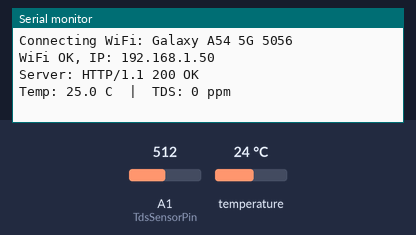
A sketch run on a simulated Arduino Uno R4 WiFi. Parts: the last lines printed to the serial monitor. The test bench sets the inputs (shaded band); at power-on: temperature 24 °C, A1 (TdsSensorPin) = 512. WiFi joins after 1.5 s; servers stay silent unless stated; uploads are accepted with an empty reply.

Above: at 4.2 s.
4.3 s: temperature set to 12 °C
At 4.51 s:
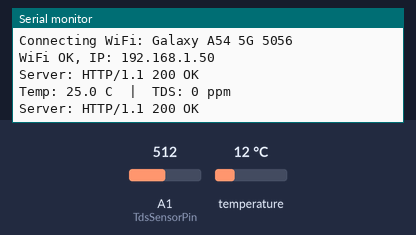
5.8 s: A1 (TdsSensorPin) set to 716
At 6.8 s:
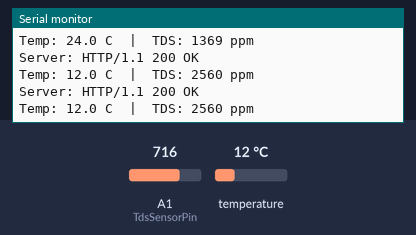
7.3 s: temperature set to 19 °C
At 8.1 s:
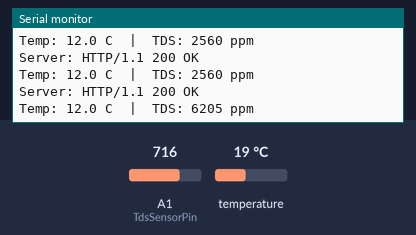
8.8 s: A1 (TdsSensorPin) set to 810
At 10.1 s:
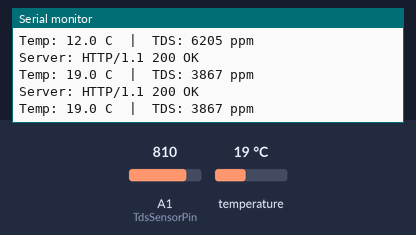
Timing chart, 0 to 11.3 s (numbered marks = the images above; inputs shaded):
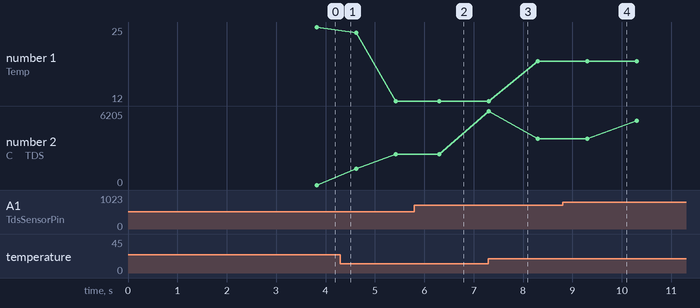

Measured:
- plotted number 1: 25 → 12 after the input at 4.3 s, 12 → 19 after the input at 7.3 s
- plotted number 2: 0 → 2560 after the input at 4.3 s, 2560 → 3867 after the input at 7.3 s, 3867 → 5399 after the input at 8.8 s

The sketch:

arduino.ino
```cpp
//   TDS     : VCC -> 5V, GND -> GND, A (signal) -> A1
//   DS18B20 : VCC -> 5V, GND -> GND, DATA -> D2 (+ 4.7k resistor between DATA and 5V)

#include <WiFiS3.h>
#include <OneWire.h>
#include <DallasTemperature.h>

//  wifi name and password
const char* WIFI_SSID     = "Galaxy A54 5G 5056";
const char* WIFI_PASSWORD = "pokezaja";

// network adderss look with ipconfig in terminal to send message bewtween same wifi
const char* SERVER_HOST = "172.31.5.214";
const int   SERVER_PORT = 3000;
const bool  USE_HTTPS   = false;
const char* SERVER_PATH = "/api/readings";
const char* API_KEY     = "change-me-123";
const unsigned long SEND_INTERVAL = 1000;


#define TdsSensorPin A1
#define ONE_WIRE_BUS 2
#define VREF 5.0
#define SCOUNT 30

OneWire oneWire(ONE_WIRE_BUS);
DallasTemperature sensors(&oneWire);

WiFiClient    plainClient;
WiFiSSLClient sslClient;

int analogBuffer[SCOUNT];
int analogBufferTemp[SCOUNT];
int analogBufferIndex = 0;
float averageVoltage = 0, tdsValue = 0, temperature = 25;  // 25 = default/fallback

int getMedianNum(int bArray[], int iFilterLen);
void connectWiFi();
void sendData();

void setup()
{
  Serial.begin(9600);
  delay(1500);
  pinMode(TdsSensorPin, INPUT);
  sensors.begin();
  sensors.setWaitForConversion(false);
  sensors.requestTemperatures();

  for (int i = 0; i < SCOUNT; i++) analogBuffer[i] = 0;

  if (WiFi.status() == WL_NO_MODULE)
  {
    Serial.println("WiFi module not found!");
    while (true);
  }
  String fv = WiFi.firmwareVersion();
  if (fv < WIFI_FIRMWARE_LATEST_VERSION)
    Serial.println("Please update the WiFi firmware (Tools > Firmware Updater)");

  connectWiFi();
}

void loop()
{
  static unsigned long analogSampleTimepoint = millis();
  if (millis() - analogSampleTimepoint > 40U)
  {
    analogSampleTimepoint = millis();
    analogBuffer[analogBufferIndex] = analogRead(TdsSensorPin);
    analogBufferIndex = (analogBufferIndex + 1) % SCOUNT;
  }

  static unsigned long tempTimepoint = millis();
  if (millis() - tempTimepoint > 1000U)
  {
    tempTimepoint = millis();
    float t = sensors.getTempCByIndex(0);
    if (t != DEVICE_DISCONNECTED_C)
      temperature = t;
    sensors.requestTemperatures();
  }

  static unsigned long printTimepoint = millis();
  if (millis() - printTimepoint > 800U)
  {
    printTimepoint = millis();
    for (int i = 0; i < SCOUNT; i++)
      analogBufferTemp[i] = analogBuffer[i];

    averageVoltage = getMedianNum(analogBufferTemp, SCOUNT) * (float)VREF / 1024.0;
    float compensationCoefficient = 1.0 + 0.02 * (temperature - 25.0);
    float v = averageVoltage / compensationCoefficient;
    tdsValue = (133.42 * v * v * v - 255.86 * v * v + 857.39 * v) * 0.5;

    Serial.print("Temp: ");
    Serial.print(temperature, 1);
    Serial.print(" C  |  TDS: ");
    Serial.print(tdsValue, 0);
    Serial.println(" ppm");
  }

  // 4) Send to the website
  static unsigned long sendTimepoint = 0;
  if (millis() - sendTimepoint > SEND_INTERVAL)
  {
    sendTimepoint = millis();
    sendData();
  }
}

void connectWiFi()
{
  Serial.print("Connecting WiFi: ");
  Serial.println(WIFI_SSID);
  WiFi.begin(WIFI_SSID, WIFI_PASSWORD);

  unsigned long start = millis();
  while (WiFi.status() != WL_CONNECTED && millis() - start < 15000)
  {
    delay(500);
    Serial.print(".");
  }
  Serial.println();

  if (WiFi.status() == WL_CONNECTED)
  {
    start = millis();
    while (WiFi.localIP() == IPAddress(0, 0, 0, 0) && millis() - start < 5000)
      delay(100);
    Serial.print("WiFi OK, IP: ");
    Serial.println(WiFi.localIP());
  }
  else
  {
    Serial.println("WiFi failed (will retry next time)");
  }
}

void sendData()
{
  if (WiFi.status() != WL_CONNECTED)
  {
    connectWiFi();
    if (WiFi.status() != WL_CONNECTED) return;
  }

  Client& client = USE_HTTPS ? (Client&)sslClient : (Client&)plainClient;

  if (!client.connect(SERVER_HOST, SERVER_PORT))
  {
    Serial.println("Could not connect to server");
    return;
  }

  String body = String("{\"temperature\":") + String(temperature, 2) +
                ",\"tds\":" + String(tdsValue, 1) + "}";

  client.print(String("POST ") + SERVER_PATH + " HTTP/1.1\r\n");
  client.print(String("Host: ") + SERVER_HOST + "\r\n");
  client.print("Content-Type: application/json\r\n");
  client.print(String("x-api-key: ") + API_KEY + "\r\n");
  client.print(String("Content-Length: ") + body.length() + "\r\n");
  client.print("Connection: close\r\n\r\n");
  client.print(body);

  unsigned long start = millis();
  while (!client.available() && client.connected() && millis() - start < 5000)
    delay(10);
  String status = client.readStringUntil('\n');
  Serial.print("Server: ");
  if (status.length() > 0)
    Serial.println(status);
  else
    Serial.println("(no response)");

  client.stop();
}

int getMedianNum(int bArray[], int iFilterLen)
{
  int bTab[iFilterLen];
  for (int i = 0; i < iFilterLen; i++)
    bTab[i] = bArray[i];
  for (int j = 0; j < iFilterLen - 1; j++)
    for (int i = 0; i < iFilterLen - j - 1; i++)
      if (bTab[i] > bTab[i + 1])
      {
        int t = bTab[i];
        bTab[i] = bTab[i + 1];
        bTab[i + 1] = t;
      }
  if (iFilterLen & 1)
    return bTab[(iFilterLen - 1) / 2];
  return (bTab[iFilterLen / 2] + bTab[iFilterLen / 2 - 1]) / 2;
}
```
